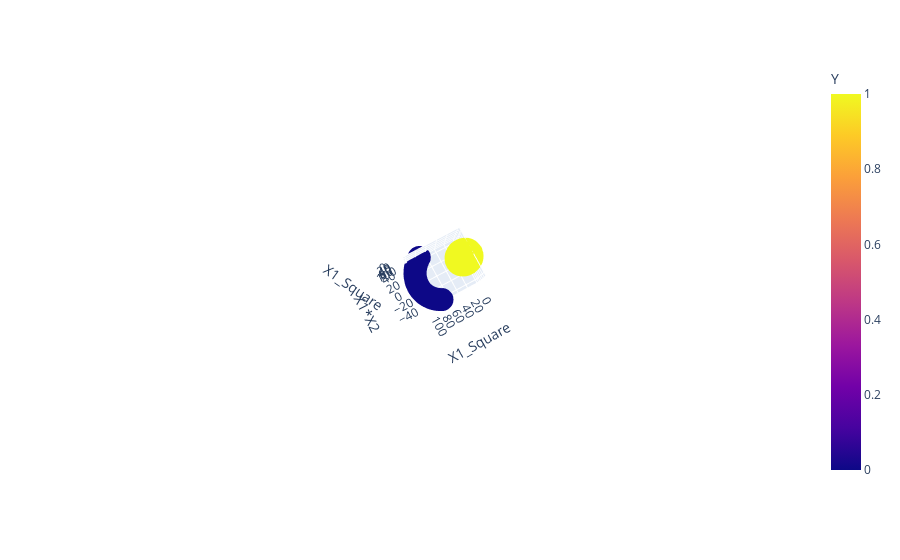

Notebook code for this chart:
### Code cell
fig = px.scatter_3d(df, x='X1_Square', y='X1_Square', z='X1*X2',
              color='Y')
fig.show()

### Figure 1 — Plotly figure (JSON) as saved in the notebook; plotly's stock layout.template omitted (floating-point values rounded to 4 significant figures; data arrays with more than 128 entries replaced by an {"elided": "..."} marker saying what was removed)
{"data": [{"hovertemplate": "X1_Square=%{y}<br>X1*X2=%{z}<br>Y=%{marker.color}<extra></extra>", "legendgroup": "", "marker": {"color": {"elided": "400 int values"}, "coloraxis": "coloraxis", "symbol": "circle"}, "mode": "markers", "name": "", "scene": "scene", "showlegend": false, "type": "scatter3d", "x": {"elided": "400 float values"}, "y": {"elided": "400 float values"}, "z": {"elided": "400 float values"}}], "layout": {"autosize": true, "coloraxis": {"colorbar": {"title": {"text": "Y"}}, "colorscale": [[0, "#0d0887"], [0.1111, "#46039f"], [0.2222, "#7201a8"], [0.3333, "#9c179e"], [0.4444, "#bd3786"], [0.5556, "#d8576b"], [0.6667, "#ed7953"], [0.7778, "#fb9f3a"], [0.8889, "#fdca26"], [1, "#f0f921"]]}, "legend": {"tracegroupgap": 0}, "margin": {"t": 60}, "scene": {"aspectmode": "auto", "aspectratio": {"x": 1.049, "y": 1.049, "z": 0.9086}, "camera": {"center": {"x": 0, "y": 0, "z": 0}, "eye": {"x": -8.733, "y": 0.9186, "z": -0.7521}, "projection": {"type": "perspective"}, "up": {"x": -0.1245, "y": -0.467, "z": 0.8755}}, "domain": {"x": [0, 1], "y": [0, 1]}, "xaxis": {"title": {"text": "X1_Square"}, "type": "linear"}, "yaxis": {"title": {"text": "X1_Square"}, "type": "linear"}, "zaxis": {"title": {"text": "X1*X2"}, "type": "linear"}}}}
